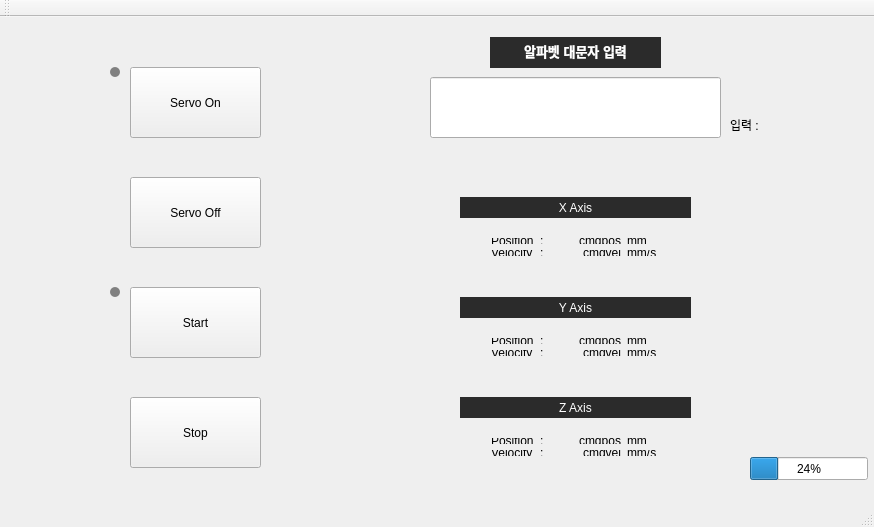
<?xml version="1.0" encoding="UTF-8"?>
<ui version="4.0">
 <class>HMI_mainClass</class>
 <widget class="QMainWindow" name="HMI_mainClass">
  <property name="geometry">
   <rect>
    <x>0</x>
    <y>0</y>
    <width>874</width>
    <height>527</height>
   </rect>
  </property>
  <property name="minimumSize">
   <size>
    <width>0</width>
    <height>0</height>
   </size>
  </property>
  <property name="font">
   <font/>
  </property>
  <property name="windowTitle">
   <string>HMI_main</string>
  </property>
  <property name="styleSheet">
   <string notr="true"/>
  </property>
  <widget class="QWidget" name="centralWidget">
   <widget class="QPushButton" name="btnServoOn">
    <property name="geometry">
     <rect>
      <x>130</x>
      <y>50</y>
      <width>131</width>
      <height>71</height>
     </rect>
    </property>
    <property name="font">
     <font/>
    </property>
    <property name="text">
     <string>Servo On</string>
    </property>
   </widget>
   <widget class="QPushButton" name="btnStop">
    <property name="geometry">
     <rect>
      <x>130</x>
      <y>380</y>
      <width>131</width>
      <height>71</height>
     </rect>
    </property>
    <property name="font">
     <font/>
    </property>
    <property name="text">
     <string>Stop</string>
    </property>
   </widget>
   <widget class="QPushButton" name="btnStart">
    <property name="geometry">
     <rect>
      <x>130</x>
      <y>270</y>
      <width>131</width>
      <height>71</height>
     </rect>
    </property>
    <property name="font">
     <font/>
    </property>
    <property name="text">
     <string>Start</string>
    </property>
   </widget>
   <widget class="QPushButton" name="btnServoOff">
    <property name="geometry">
     <rect>
      <x>130</x>
      <y>160</y>
      <width>131</width>
      <height>71</height>
     </rect>
    </property>
    <property name="font">
     <font/>
    </property>
    <property name="text">
     <string>Servo Off</string>
    </property>
   </widget>
   <widget class="QLineEdit" name="leAlphabetInput">
    <property name="geometry">
     <rect>
      <x>430</x>
      <y>60</y>
      <width>291</width>
      <height>61</height>
     </rect>
    </property>
    <property name="font">
     <font>
      <pointsize>12</pointsize>
     </font>
    </property>
    <property name="cursor">
     <cursorShape>IBeamCursor</cursorShape>
    </property>
   </widget>
   <widget class="QTextBrowser" name="textBrowser">
    <property name="geometry">
     <rect>
      <x>490</x>
      <y>20</y>
      <width>171</width>
      <height>31</height>
     </rect>
    </property>
    <property name="font">
     <font/>
    </property>
    <property name="statusTip">
     <string/>
    </property>
    <property name="styleSheet">
     <string notr="true">QTextEdit {
    background-color: #2b2b2b;
    color: white;
    border: none;
}</string>
    </property>
    <property name="html">
     <string>&lt;!DOCTYPE HTML PUBLIC &quot;-//W3C//DTD HTML 4.0//EN&quot; &quot;http://www.w3.org/TR/REC-html40/strict.dtd&quot;&gt;
&lt;html&gt;&lt;head&gt;&lt;meta name=&quot;qrichtext&quot; content=&quot;1&quot; /&gt;&lt;meta charset=&quot;utf-8&quot; /&gt;&lt;style type=&quot;text/css&quot;&gt;
p, li { white-space: pre-wrap; }
hr { height: 1px; border-width: 0; }
li.unchecked::marker { content: &quot;\2610&quot;; }
li.checked::marker { content: &quot;\2612&quot;; }
&lt;/style&gt;&lt;/head&gt;&lt;body style=&quot; font-family:'맑은 고딕'; font-size:9pt; font-weight:400; font-style:normal;&quot;&gt;
&lt;p align=&quot;center&quot; style=&quot; margin-top:0px; margin-bottom:0px; margin-left:0px; margin-right:0px; -qt-block-indent:0; text-indent:0px;&quot;&gt;&lt;span style=&quot; font-size:10pt; font-weight:700;&quot;&gt;알파벳 대문자 입력&lt;/span&gt;&lt;/p&gt;&lt;/body&gt;&lt;/html&gt;</string>
    </property>
   </widget>
   <widget class="QTextBrowser" name="textBrowser_3">
    <property name="geometry">
     <rect>
      <x>460</x>
      <y>180</y>
      <width>231</width>
      <height>21</height>
     </rect>
    </property>
    <property name="font">
     <font/>
    </property>
    <property name="mouseTracking">
     <bool>true</bool>
    </property>
    <property name="statusTip">
     <string/>
    </property>
    <property name="styleSheet">
     <string notr="true">QTextEdit {
    background-color: #2b2b2b;
    color: white;
    border: none;
}</string>
    </property>
    <property name="verticalScrollBarPolicy">
     <enum>Qt::ScrollBarPolicy::ScrollBarAlwaysOff</enum>
    </property>
    <property name="html">
     <string>&lt;!DOCTYPE HTML PUBLIC &quot;-//W3C//DTD HTML 4.0//EN&quot; &quot;http://www.w3.org/TR/REC-html40/strict.dtd&quot;&gt;
&lt;html&gt;&lt;head&gt;&lt;meta name=&quot;qrichtext&quot; content=&quot;1&quot; /&gt;&lt;meta charset=&quot;utf-8&quot; /&gt;&lt;style type=&quot;text/css&quot;&gt;
p, li { white-space: pre-wrap; }
hr { height: 1px; border-width: 0; }
li.unchecked::marker { content: &quot;\2610&quot;; }
li.checked::marker { content: &quot;\2612&quot;; }
&lt;/style&gt;&lt;/head&gt;&lt;body style=&quot; font-family:'맑은 고딕'; font-size:9pt; font-weight:400; font-style:normal;&quot;&gt;
&lt;p align=&quot;center&quot; style=&quot; margin-top:0px; margin-bottom:0px; margin-left:0px; margin-right:0px; -qt-block-indent:0; text-indent:0px;&quot;&gt;X Axis&lt;/p&gt;&lt;/body&gt;&lt;/html&gt;</string>
    </property>
   </widget>
   <widget class="QTextBrowser" name="textBrowser_4">
    <property name="geometry">
     <rect>
      <x>460</x>
      <y>280</y>
      <width>231</width>
      <height>21</height>
     </rect>
    </property>
    <property name="font">
     <font/>
    </property>
    <property name="mouseTracking">
     <bool>true</bool>
    </property>
    <property name="statusTip">
     <string/>
    </property>
    <property name="styleSheet">
     <string notr="true">QTextEdit {
    background-color: #2b2b2b;
    color: white;
    border: none;
}</string>
    </property>
    <property name="verticalScrollBarPolicy">
     <enum>Qt::ScrollBarPolicy::ScrollBarAlwaysOff</enum>
    </property>
    <property name="html">
     <string>&lt;!DOCTYPE HTML PUBLIC &quot;-//W3C//DTD HTML 4.0//EN&quot; &quot;http://www.w3.org/TR/REC-html40/strict.dtd&quot;&gt;
&lt;html&gt;&lt;head&gt;&lt;meta name=&quot;qrichtext&quot; content=&quot;1&quot; /&gt;&lt;meta charset=&quot;utf-8&quot; /&gt;&lt;style type=&quot;text/css&quot;&gt;
p, li { white-space: pre-wrap; }
hr { height: 1px; border-width: 0; }
li.unchecked::marker { content: &quot;\2610&quot;; }
li.checked::marker { content: &quot;\2612&quot;; }
&lt;/style&gt;&lt;/head&gt;&lt;body style=&quot; font-family:'맑은 고딕'; font-size:9pt; font-weight:400; font-style:normal;&quot;&gt;
&lt;p align=&quot;center&quot; style=&quot; margin-top:0px; margin-bottom:0px; margin-left:0px; margin-right:0px; -qt-block-indent:0; text-indent:0px;&quot;&gt;Y Axis&lt;/p&gt;&lt;/body&gt;&lt;/html&gt;</string>
    </property>
   </widget>
   <widget class="QWidget" name="layoutWidget">
    <property name="geometry">
     <rect>
      <x>480</x>
      <y>310</y>
      <width>191</width>
      <height>40</height>
     </rect>
    </property>
    <layout class="QGridLayout" name="gridLayout_3">
     <item row="0" column="0">
      <widget class="QLabel" name="label_35">
       <property name="text">
        <string>Position</string>
       </property>
      </widget>
     </item>
     <item row="0" column="1">
      <widget class="QLabel" name="label_21">
       <property name="text">
        <string>:</string>
       </property>
       <property name="alignment">
        <set>Qt::AlignmentFlag::AlignLeading|Qt::AlignmentFlag::AlignLeft|Qt::AlignmentFlag::AlignVCenter</set>
       </property>
      </widget>
     </item>
     <item row="0" column="2">
      <widget class="QLabel" name="lblYPos">
       <property name="text">
        <string>cmdpos</string>
       </property>
       <property name="alignment">
        <set>Qt::AlignmentFlag::AlignRight|Qt::AlignmentFlag::AlignTrailing|Qt::AlignmentFlag::AlignVCenter</set>
       </property>
      </widget>
     </item>
     <item row="0" column="3">
      <widget class="QLabel" name="label_37">
       <property name="text">
        <string>mm</string>
       </property>
      </widget>
     </item>
     <item row="1" column="0">
      <widget class="QLabel" name="label_16">
       <property name="text">
        <string>Velocity</string>
       </property>
      </widget>
     </item>
     <item row="1" column="1">
      <widget class="QLabel" name="label_38">
       <property name="text">
        <string>:</string>
       </property>
       <property name="alignment">
        <set>Qt::AlignmentFlag::AlignLeading|Qt::AlignmentFlag::AlignLeft|Qt::AlignmentFlag::AlignVCenter</set>
       </property>
       <property name="buddy">
        <cstring></cstring>
       </property>
      </widget>
     </item>
     <item row="1" column="2">
      <widget class="QLabel" name="lblYVel">
       <property name="text">
        <string>cmdvel</string>
       </property>
       <property name="alignment">
        <set>Qt::AlignmentFlag::AlignRight|Qt::AlignmentFlag::AlignTrailing|Qt::AlignmentFlag::AlignVCenter</set>
       </property>
      </widget>
     </item>
     <item row="1" column="3">
      <widget class="QLabel" name="label_22">
       <property name="text">
        <string>mm/s</string>
       </property>
      </widget>
     </item>
    </layout>
   </widget>
   <widget class="QTextBrowser" name="textBrowser_5">
    <property name="geometry">
     <rect>
      <x>460</x>
      <y>380</y>
      <width>231</width>
      <height>21</height>
     </rect>
    </property>
    <property name="font">
     <font/>
    </property>
    <property name="mouseTracking">
     <bool>true</bool>
    </property>
    <property name="statusTip">
     <string/>
    </property>
    <property name="styleSheet">
     <string notr="true">QTextEdit {
    background-color: #2b2b2b;
    color: white;
    border: none;
}</string>
    </property>
    <property name="verticalScrollBarPolicy">
     <enum>Qt::ScrollBarPolicy::ScrollBarAlwaysOff</enum>
    </property>
    <property name="html">
     <string>&lt;!DOCTYPE HTML PUBLIC &quot;-//W3C//DTD HTML 4.0//EN&quot; &quot;http://www.w3.org/TR/REC-html40/strict.dtd&quot;&gt;
&lt;html&gt;&lt;head&gt;&lt;meta name=&quot;qrichtext&quot; content=&quot;1&quot; /&gt;&lt;meta charset=&quot;utf-8&quot; /&gt;&lt;style type=&quot;text/css&quot;&gt;
p, li { white-space: pre-wrap; }
hr { height: 1px; border-width: 0; }
li.unchecked::marker { content: &quot;\2610&quot;; }
li.checked::marker { content: &quot;\2612&quot;; }
&lt;/style&gt;&lt;/head&gt;&lt;body style=&quot; font-family:'맑은 고딕'; font-size:9pt; font-weight:400; font-style:normal;&quot;&gt;
&lt;p align=&quot;center&quot; style=&quot; margin-top:0px; margin-bottom:0px; margin-left:0px; margin-right:0px; -qt-block-indent:0; text-indent:0px;&quot;&gt;Z Axis&lt;/p&gt;&lt;/body&gt;&lt;/html&gt;</string>
    </property>
   </widget>
   <widget class="QWidget" name="layoutWidget_2">
    <property name="geometry">
     <rect>
      <x>480</x>
      <y>410</y>
      <width>191</width>
      <height>40</height>
     </rect>
    </property>
    <layout class="QGridLayout" name="gridLayout_4">
     <item row="0" column="0">
      <widget class="QLabel" name="label_29">
       <property name="text">
        <string>Position</string>
       </property>
      </widget>
     </item>
     <item row="0" column="1">
      <widget class="QLabel" name="label_23">
       <property name="text">
        <string>:</string>
       </property>
       <property name="alignment">
        <set>Qt::AlignmentFlag::AlignLeading|Qt::AlignmentFlag::AlignLeft|Qt::AlignmentFlag::AlignVCenter</set>
       </property>
      </widget>
     </item>
     <item row="0" column="2">
      <widget class="QLabel" name="lblZPos">
       <property name="text">
        <string>cmdpos</string>
       </property>
       <property name="alignment">
        <set>Qt::AlignmentFlag::AlignRight|Qt::AlignmentFlag::AlignTrailing|Qt::AlignmentFlag::AlignVCenter</set>
       </property>
      </widget>
     </item>
     <item row="0" column="3">
      <widget class="QLabel" name="label_31">
       <property name="text">
        <string>mm</string>
       </property>
      </widget>
     </item>
     <item row="1" column="0">
      <widget class="QLabel" name="label_14">
       <property name="text">
        <string>Velocity</string>
       </property>
      </widget>
     </item>
     <item row="1" column="1">
      <widget class="QLabel" name="label_32">
       <property name="text">
        <string>:</string>
       </property>
       <property name="alignment">
        <set>Qt::AlignmentFlag::AlignLeading|Qt::AlignmentFlag::AlignLeft|Qt::AlignmentFlag::AlignVCenter</set>
       </property>
       <property name="buddy">
        <cstring></cstring>
       </property>
      </widget>
     </item>
     <item row="1" column="2">
      <widget class="QLabel" name="lblZVel">
       <property name="text">
        <string>cmdvel</string>
       </property>
       <property name="alignment">
        <set>Qt::AlignmentFlag::AlignRight|Qt::AlignmentFlag::AlignTrailing|Qt::AlignmentFlag::AlignVCenter</set>
       </property>
      </widget>
     </item>
     <item row="1" column="3">
      <widget class="QLabel" name="label_24">
       <property name="text">
        <string>mm/s</string>
       </property>
      </widget>
     </item>
    </layout>
   </widget>
   <widget class="QWidget" name="layoutWidget">
    <property name="geometry">
     <rect>
      <x>480</x>
      <y>210</y>
      <width>191</width>
      <height>40</height>
     </rect>
    </property>
    <layout class="QGridLayout" name="gridLayout_2">
     <item row="0" column="0">
      <widget class="QLabel" name="label_25">
       <property name="text">
        <string>Position</string>
       </property>
      </widget>
     </item>
     <item row="0" column="1">
      <widget class="QLabel" name="label_20">
       <property name="text">
        <string>:</string>
       </property>
       <property name="alignment">
        <set>Qt::AlignmentFlag::AlignLeading|Qt::AlignmentFlag::AlignLeft|Qt::AlignmentFlag::AlignVCenter</set>
       </property>
      </widget>
     </item>
     <item row="0" column="2">
      <widget class="QLabel" name="lblXPos">
       <property name="text">
        <string>cmdpos</string>
       </property>
       <property name="alignment">
        <set>Qt::AlignmentFlag::AlignRight|Qt::AlignmentFlag::AlignTrailing|Qt::AlignmentFlag::AlignVCenter</set>
       </property>
      </widget>
     </item>
     <item row="0" column="3">
      <widget class="QLabel" name="label_27">
       <property name="text">
        <string>mm</string>
       </property>
      </widget>
     </item>
     <item row="1" column="0">
      <widget class="QLabel" name="label_12">
       <property name="text">
        <string>Velocity</string>
       </property>
      </widget>
     </item>
     <item row="1" column="1">
      <widget class="QLabel" name="label_28">
       <property name="text">
        <string>:</string>
       </property>
       <property name="alignment">
        <set>Qt::AlignmentFlag::AlignLeading|Qt::AlignmentFlag::AlignLeft|Qt::AlignmentFlag::AlignVCenter</set>
       </property>
       <property name="buddy">
        <cstring></cstring>
       </property>
      </widget>
     </item>
     <item row="1" column="2">
      <widget class="QLabel" name="lblXVel">
       <property name="text">
        <string>cmdvel</string>
       </property>
       <property name="alignment">
        <set>Qt::AlignmentFlag::AlignRight|Qt::AlignmentFlag::AlignTrailing|Qt::AlignmentFlag::AlignVCenter</set>
       </property>
      </widget>
     </item>
     <item row="1" column="3">
      <widget class="QLabel" name="label_19">
       <property name="text">
        <string>mm/s</string>
       </property>
      </widget>
     </item>
    </layout>
   </widget>
   <widget class="QLabel" name="label">
    <property name="geometry">
     <rect>
      <x>730</x>
      <y>100</y>
      <width>48</width>
      <height>16</height>
     </rect>
    </property>
    <property name="text">
     <string>입력 : </string>
    </property>
   </widget>
   <widget class="QLabel" name="lblInputResult">
    <property name="geometry">
     <rect>
      <x>780</x>
      <y>100</y>
      <width>81</width>
      <height>91</height>
     </rect>
    </property>
    <property name="sizePolicy">
     <sizepolicy hsizetype="Ignored" vsizetype="Preferred">
      <horstretch>0</horstretch>
      <verstretch>0</verstretch>
     </sizepolicy>
    </property>
    <property name="minimumSize">
     <size>
      <width>0</width>
      <height>50</height>
     </size>
    </property>
    <property name="maximumSize">
     <size>
      <width>100</width>
      <height>16777215</height>
     </size>
    </property>
    <property name="text">
     <string/>
    </property>
    <property name="alignment">
     <set>Qt::AlignmentFlag::AlignLeading|Qt::AlignmentFlag::AlignLeft|Qt::AlignmentFlag::AlignTop</set>
    </property>
    <property name="wordWrap">
     <bool>true</bool>
    </property>
   </widget>
   <widget class="QProgressBar" name="pbProgress">
    <property name="geometry">
     <rect>
      <x>750</x>
      <y>440</y>
      <width>118</width>
      <height>23</height>
     </rect>
    </property>
    <property name="value">
     <number>24</number>
    </property>
   </widget>
   <widget class="QLabel" name="lblServoLamp">
    <property name="geometry">
     <rect>
      <x>110</x>
      <y>50</y>
      <width>10</width>
      <height>10</height>
     </rect>
    </property>
    <property name="styleSheet">
     <string notr="true">background-color: gray;
border: none;
border-radius: 5px;</string>
    </property>
    <property name="text">
     <string/>
    </property>
   </widget>
   <widget class="QLabel" name="lblMoveLamp">
    <property name="geometry">
     <rect>
      <x>110</x>
      <y>270</y>
      <width>10</width>
      <height>10</height>
     </rect>
    </property>
    <property name="styleSheet">
     <string notr="true">background-color: gray;
border: none;
border-radius: 5px;</string>
    </property>
    <property name="text">
     <string/>
    </property>
   </widget>
  </widget>
  <widget class="QMenuBar" name="menuBar">
   <property name="geometry">
    <rect>
     <x>0</x>
     <y>0</y>
     <width>874</width>
     <height>21</height>
    </rect>
   </property>
  </widget>
  <widget class="QToolBar" name="mainToolBar">
   <attribute name="toolBarArea">
    <enum>TopToolBarArea</enum>
   </attribute>
   <attribute name="toolBarBreak">
    <bool>false</bool>
   </attribute>
  </widget>
  <widget class="QStatusBar" name="statusBar"/>
 </widget>
 <layoutdefault spacing="6" margin="11"/>
 <resources>
  <include location="HMI_main.qrc"/>
 </resources>
 <connections/>
</ui>
